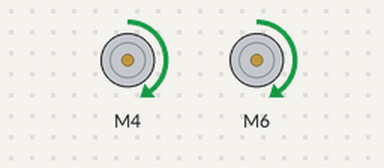
Simulated run of this sketch. Board: Arduino Uno, built with avr-gcc and run on an emulated ATmega328P. Parts: 2 × DC motor (green arrow = forward, orange = backward, longer = faster).

Above: at 0.5 s.
At 5.0 s:
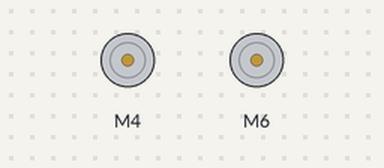
Timing chart, 0 to 6.9 s (numbered marks = the images above):
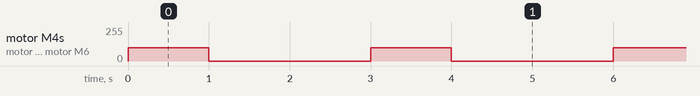

Measured:
- by itself, motor M4, motor M6: alternates forward 100/255 for 1.0 s and stopped for 2.0 s

The sketch:

motor_test.ino
```cpp
/*
Sample code to test your LF-2 Robot motor connections.
This code will make your robot go forward for 1 second and stop for 1 second.
In case of a different behaviour you will have to switch the motor connections.
*/

#include <SparkFun_TB6612.h>

#define AIN1 4
#define BIN1 6
#define AIN2 3
#define BIN2 7
#define PWMA 9
#define PWMB 10
#define STBY 5

const int offsetA = 1;
const int offsetB = 1;

Motor motor1 = Motor(AIN1, AIN2, PWMA, offsetA, STBY);
Motor motor2 = Motor(BIN1, BIN2, PWMB, offsetB, STBY);
void setup() {

}

void loop() {
  motor1.drive(100);
  motor2.drive(100);
  delay(1000);

  motor1.drive(0);
  motor2.drive(0);
  delay(2000);
}
```
